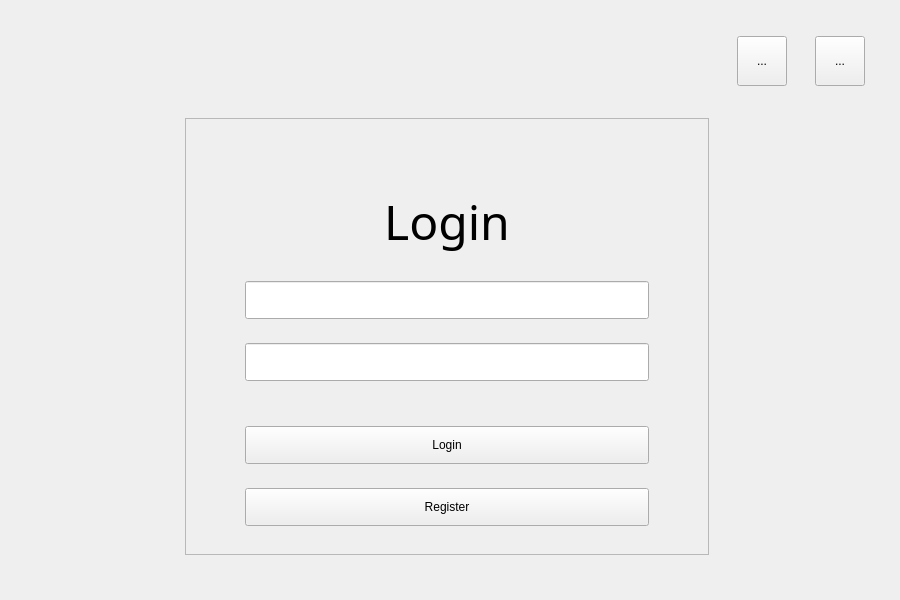
<?xml version="1.0" encoding="UTF-8"?>
<ui version="4.0">
 <class>LoginWgt</class>
 <widget class="QWidget" name="LoginWgt">
  <property name="enabled">
   <bool>true</bool>
  </property>
  <property name="geometry">
   <rect>
    <x>0</x>
    <y>0</y>
    <width>900</width>
    <height>600</height>
   </rect>
  </property>
  <property name="sizePolicy">
   <sizepolicy hsizetype="Preferred" vsizetype="Preferred">
    <horstretch>0</horstretch>
    <verstretch>0</verstretch>
   </sizepolicy>
  </property>
  <property name="windowTitle">
   <string>Form</string>
  </property>
  <layout class="QGridLayout" name="gridLayout" rowstretch="3,13,1" columnstretch="1,3,1">
   <item row="2" column="1">
    <spacer name="verticalSpacer_5">
     <property name="orientation">
      <enum>Qt::Vertical</enum>
     </property>
     <property name="sizeHint" stdset="0">
      <size>
       <width>20</width>
       <height>40</height>
      </size>
     </property>
    </spacer>
   </item>
   <item row="1" column="2">
    <spacer name="horizontalSpacer_2">
     <property name="orientation">
      <enum>Qt::Horizontal</enum>
     </property>
     <property name="sizeHint" stdset="0">
      <size>
       <width>40</width>
       <height>20</height>
      </size>
     </property>
    </spacer>
   </item>
   <item row="1" column="1">
    <widget class="QFrame" name="LoginFrame">
     <property name="sizePolicy">
      <sizepolicy hsizetype="Preferred" vsizetype="Preferred">
       <horstretch>0</horstretch>
       <verstretch>0</verstretch>
      </sizepolicy>
     </property>
     <property name="styleSheet">
      <string notr="true"/>
     </property>
     <property name="frameShape">
      <enum>QFrame::StyledPanel</enum>
     </property>
     <property name="frameShadow">
      <enum>QFrame::Raised</enum>
     </property>
     <layout class="QHBoxLayout" name="horizontalLayout" stretch="1,8,1">
      <item>
       <spacer name="mid_left_HSpacer">
        <property name="orientation">
         <enum>Qt::Horizontal</enum>
        </property>
        <property name="sizeHint" stdset="0">
         <size>
          <width>40</width>
          <height>20</height>
         </size>
        </property>
       </spacer>
      </item>
      <item>
       <layout class="QVBoxLayout" name="LoginLayout" stretch="3,3,1,6,1,6">
        <item>
         <spacer name="verticalSpacer_6">
          <property name="orientation">
           <enum>Qt::Vertical</enum>
          </property>
          <property name="sizeHint" stdset="0">
           <size>
            <width>20</width>
            <height>40</height>
           </size>
          </property>
         </spacer>
        </item>
        <item>
         <widget class="QLabel" name="LoginLb">
          <property name="font">
           <font>
            <family>Agency FB</family>
            <pointsize>36</pointsize>
            <weight>50</weight>
            <bold>false</bold>
           </font>
          </property>
          <property name="text">
           <string>Login</string>
          </property>
          <property name="alignment">
           <set>Qt::AlignCenter</set>
          </property>
         </widget>
        </item>
        <item>
         <spacer name="verticalSpacer_2">
          <property name="orientation">
           <enum>Qt::Vertical</enum>
          </property>
          <property name="sizeHint" stdset="0">
           <size>
            <width>20</width>
            <height>40</height>
           </size>
          </property>
         </spacer>
        </item>
        <item>
         <layout class="QVBoxLayout" name="EditLayout" stretch="2,1,2,1">
          <item>
           <widget class="QLineEdit" name="UserNameLedit">
            <property name="sizePolicy">
             <sizepolicy hsizetype="Expanding" vsizetype="Expanding">
              <horstretch>0</horstretch>
              <verstretch>0</verstretch>
             </sizepolicy>
            </property>
           </widget>
          </item>
          <item>
           <spacer name="UserNameVspacer">
            <property name="orientation">
             <enum>Qt::Vertical</enum>
            </property>
            <property name="sizeType">
             <enum>QSizePolicy::Expanding</enum>
            </property>
            <property name="sizeHint" stdset="0">
             <size>
              <width>20</width>
              <height>40</height>
             </size>
            </property>
           </spacer>
          </item>
          <item>
           <widget class="QLineEdit" name="PasswordLedit">
            <property name="sizePolicy">
             <sizepolicy hsizetype="Expanding" vsizetype="Expanding">
              <horstretch>0</horstretch>
              <verstretch>0</verstretch>
             </sizepolicy>
            </property>
           </widget>
          </item>
          <item>
           <spacer name="PasswordVspacer">
            <property name="orientation">
             <enum>Qt::Vertical</enum>
            </property>
            <property name="sizeHint" stdset="0">
             <size>
              <width>20</width>
              <height>40</height>
             </size>
            </property>
           </spacer>
          </item>
         </layout>
        </item>
        <item>
         <spacer name="verticalSpacer_9">
          <property name="orientation">
           <enum>Qt::Vertical</enum>
          </property>
          <property name="sizeHint" stdset="0">
           <size>
            <width>20</width>
            <height>40</height>
           </size>
          </property>
         </spacer>
        </item>
        <item>
         <layout class="QVBoxLayout" name="ButtonLayout" stretch="2,1,2,1">
          <item>
           <widget class="QPushButton" name="LoginPb">
            <property name="sizePolicy">
             <sizepolicy hsizetype="Minimum" vsizetype="Expanding">
              <horstretch>0</horstretch>
              <verstretch>0</verstretch>
             </sizepolicy>
            </property>
            <property name="text">
             <string>Login</string>
            </property>
           </widget>
          </item>
          <item>
           <spacer name="LoginVspacer">
            <property name="orientation">
             <enum>Qt::Vertical</enum>
            </property>
            <property name="sizeHint" stdset="0">
             <size>
              <width>20</width>
              <height>40</height>
             </size>
            </property>
           </spacer>
          </item>
          <item>
           <widget class="QPushButton" name="RegPb">
            <property name="sizePolicy">
             <sizepolicy hsizetype="Minimum" vsizetype="Expanding">
              <horstretch>0</horstretch>
              <verstretch>0</verstretch>
             </sizepolicy>
            </property>
            <property name="text">
             <string>Register</string>
            </property>
           </widget>
          </item>
          <item>
           <spacer name="RegVspacer">
            <property name="orientation">
             <enum>Qt::Vertical</enum>
            </property>
            <property name="sizeHint" stdset="0">
             <size>
              <width>20</width>
              <height>40</height>
             </size>
            </property>
           </spacer>
          </item>
         </layout>
        </item>
       </layout>
      </item>
      <item>
       <spacer name="mid_right_HSpacer">
        <property name="orientation">
         <enum>Qt::Horizontal</enum>
        </property>
        <property name="sizeHint" stdset="0">
         <size>
          <width>40</width>
          <height>20</height>
         </size>
        </property>
       </spacer>
      </item>
     </layout>
    </widget>
   </item>
   <item row="0" column="1">
    <spacer name="verticalSpacer_4">
     <property name="orientation">
      <enum>Qt::Vertical</enum>
     </property>
     <property name="sizeHint" stdset="0">
      <size>
       <width>20</width>
       <height>40</height>
      </size>
     </property>
    </spacer>
   </item>
   <item row="1" column="0">
    <spacer name="horizontalSpacer">
     <property name="orientation">
      <enum>Qt::Horizontal</enum>
     </property>
     <property name="sizeHint" stdset="0">
      <size>
       <width>40</width>
       <height>20</height>
      </size>
     </property>
    </spacer>
   </item>
   <item row="0" column="2">
    <layout class="QGridLayout" name="gridLayout_2" rowstretch="0" columnstretch="0,0">
     <item row="0" column="0">
      <widget class="QToolButton" name="MinusTb">
       <property name="enabled">
        <bool>true</bool>
       </property>
       <property name="sizePolicy">
        <sizepolicy hsizetype="Fixed" vsizetype="Fixed">
         <horstretch>0</horstretch>
         <verstretch>0</verstretch>
        </sizepolicy>
       </property>
       <property name="minimumSize">
        <size>
         <width>50</width>
         <height>50</height>
        </size>
       </property>
       <property name="text">
        <string>...</string>
       </property>
       <property name="toolButtonStyle">
        <enum>Qt::ToolButtonIconOnly</enum>
       </property>
      </widget>
     </item>
     <item row="0" column="1">
      <widget class="QToolButton" name="CloseTb">
       <property name="sizePolicy">
        <sizepolicy hsizetype="Fixed" vsizetype="Fixed">
         <horstretch>0</horstretch>
         <verstretch>0</verstretch>
        </sizepolicy>
       </property>
       <property name="minimumSize">
        <size>
         <width>50</width>
         <height>50</height>
        </size>
       </property>
       <property name="text">
        <string>...</string>
       </property>
       <property name="toolButtonStyle">
        <enum>Qt::ToolButtonIconOnly</enum>
       </property>
      </widget>
     </item>
    </layout>
   </item>
  </layout>
 </widget>
 <resources/>
 <connections/>
</ui>
